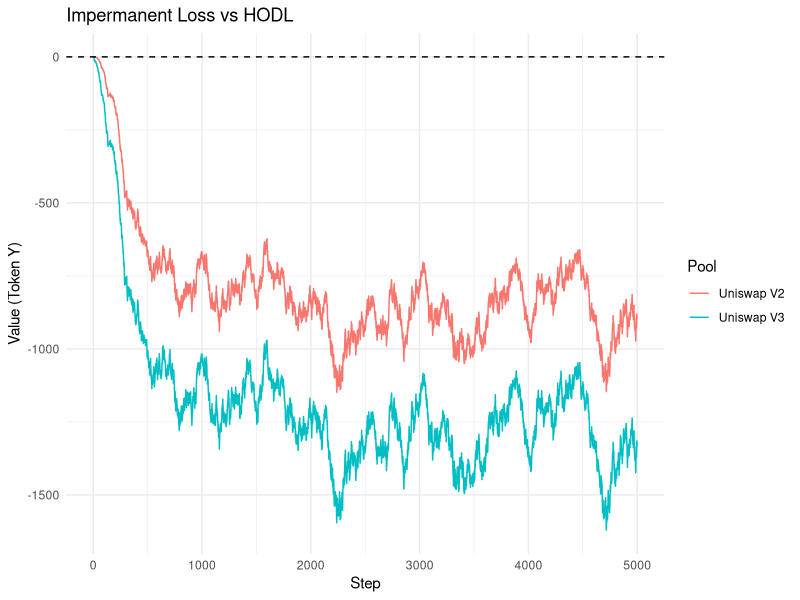
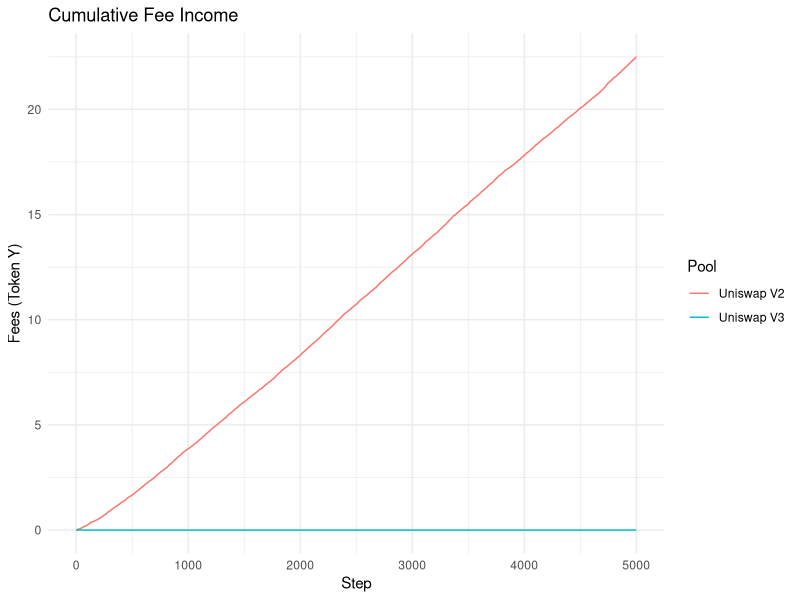
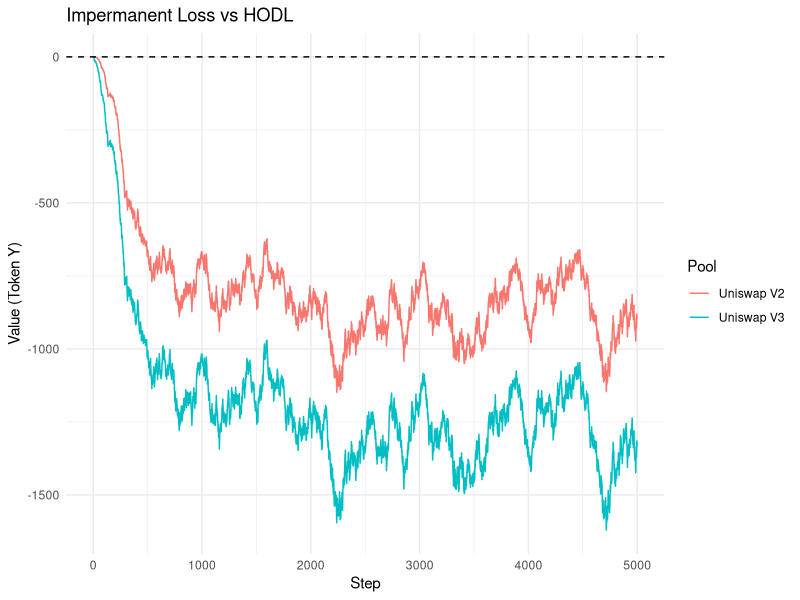
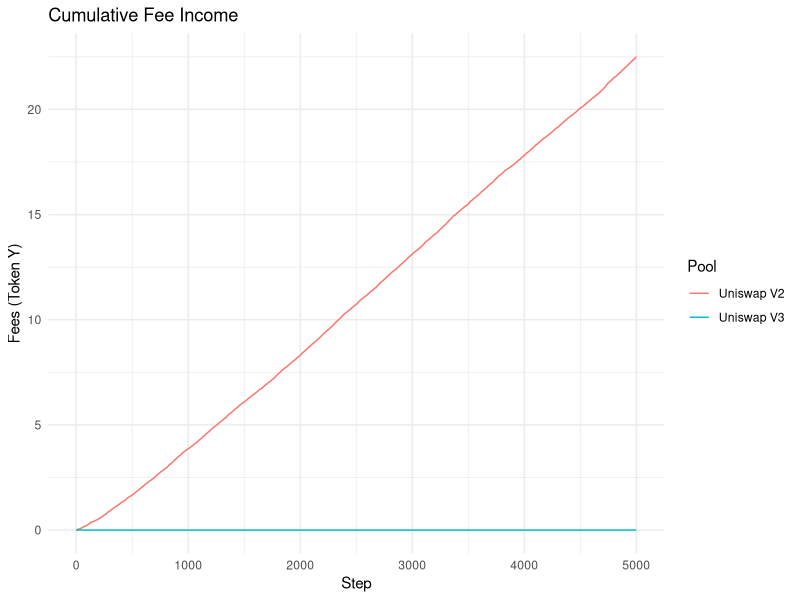

These charts were generated, in order, by the following R code:
# AMM Simulation for Uniswap V2 and V3
# Initial pool: x = 10,000 tokens, y = 500 tokens
# Swap fee: 0.3%
# Liquidity provider owns 15% of pool shares

set.seed(123)

library(ggplot2)

simulate_uniswap_v2 <- function(nSteps, init_x, init_y, fee, lp_share) {
  pool_x <- numeric(nSteps)
  pool_y <- numeric(nSteps)
  price   <- numeric(nSteps)
  trade_volume <- numeric(nSteps)
  trade_dir    <- character(nSteps)
  lp_value <- numeric(nSteps)
  hodl_value <- numeric(nSteps)
  imp_loss <- numeric(nSteps)
  lp_fee_income <- numeric(nSteps)
  profitability <- numeric(nSteps)

  pool_x[1] <- init_x
  pool_y[1] <- init_y
  price[1]  <- pool_y[1] / pool_x[1]
  initial_lp_x <- init_x * lp_share
  initial_lp_y <- init_y * lp_share
  initial_value <- initial_lp_x * price[1] + initial_lp_y

  for (t in 2:nSteps) {
    direction <- sample(c("X_to_Y", "Y_to_X"), 1)
    trade_dir[t] <- direction
    volume <- runif(1, 1, 20)
    trade_volume[t] <- volume

    if (direction == "X_to_Y") {
      dx <- volume
      dx_net <- dx * (1 - fee)
      k <- pool_x[t-1] * pool_y[t-1]
      new_x <- pool_x[t-1] + dx
      new_y <- k / (pool_x[t-1] + dx_net)
      pool_x[t] <- new_x
      pool_y[t] <- new_y
      fee_value <- fee * dx * price[t-1]
    } else {
      dy <- volume
      dy_net <- dy * (1 - fee)
      k <- pool_x[t-1] * pool_y[t-1]
      new_y <- pool_y[t-1] + dy
      new_x <- k / (pool_y[t-1] + dy_net)
      pool_x[t] <- new_x
      pool_y[t] <- new_y
      fee_value <- fee * dy
    }
    price[t] <- pool_y[t] / pool_x[t]
    lp_fee_income[t] <- lp_fee_income[t-1] + lp_share * fee_value
    lp_value[t] <- lp_share * (pool_x[t] * price[t] + pool_y[t]) + lp_fee_income[t]
    hodl_value[t] <- initial_lp_x * price[t] + initial_lp_y
    imp_loss[t] <- lp_value[t] - hodl_value[t]
    profitability[t] <- lp_value[t] - initial_value
  }
  data.frame(step = 1:nSteps, pool_x = pool_x, pool_y = pool_y,
             price = price, trade_volume = trade_volume, trade_dir = trade_dir,
             lp_value = lp_value, hodl_value = hodl_value,
             imp_loss = imp_loss, lp_fee_income = lp_fee_income,
             profitability = profitability)
}

simulate_uniswap_v3 <- function(price_series, volume_series, fee, lp_share, p_lower, p_upper) {
  nSteps <- length(price_series)
  s_a <- sqrt(p_lower)
  s_b <- sqrt(p_upper)
  s_p0 <- sqrt(price_series[1])

  init_x <- 10000 * lp_share
  init_y <- 500 * lp_share
  L_x <- init_x * s_p0 * s_b / (s_b - s_p0)
  L_y <- init_y / (s_p0 - s_a)
  L <- min(L_x, L_y)
  deposit_x <- L * (s_b - s_p0) / (s_p0 * s_b)
  deposit_y <- L * (s_p0 - s_a)
  initial_value <- deposit_x * price_series[1] + deposit_y

  x_hold <- numeric(nSteps)
  y_hold <- numeric(nSteps)
  lp_fee_income <- numeric(nSteps)
  lp_value <- numeric(nSteps)
  hodl_value <- numeric(nSteps)
  imp_loss <- numeric(nSteps)
  profitability <- numeric(nSteps)

  for (t in 1:nSteps) {
    s_p <- sqrt(price_series[t])
    if (s_p <= s_a) {
      x_hold[t] <- L * (s_b - s_a) / (s_a * s_b)
      y_hold[t] <- 0
    } else if (s_p >= s_b) {
      x_hold[t] <- 0
      y_hold[t] <- L * (s_b - s_a)
    } else {
      x_hold[t] <- L * (s_b - s_p) / (s_p * s_b)
      y_hold[t] <- L * (s_p - s_a)
    }
    if (t > 1) lp_fee_income[t] <- lp_fee_income[t-1]
    if (s_p > s_a && s_p < s_b) {
      fee_value <- fee * volume_series[t] * price_series[t] * lp_share
      lp_fee_income[t] <- lp_fee_income[t] + fee_value
    }
    lp_value[t] <- x_hold[t] * price_series[t] + y_hold[t] + lp_fee_income[t]
    hodl_value[t] <- deposit_x * price_series[t] + deposit_y
    imp_loss[t] <- lp_value[t] - hodl_value[t]
    profitability[t] <- lp_value[t] - initial_value
  }
  data.frame(step = 1:nSteps, price = price_series, volume = volume_series,
             x_hold = x_hold, y_hold = y_hold, lp_fee_income = lp_fee_income,
             lp_value = lp_value, hodl_value = hodl_value,
             imp_loss = imp_loss, profitability = profitability)
}

nSteps <- 5000
fee <- 0.003
lp_share <- 0.15

v2 <- simulate_uniswap_v2(nSteps, 10000, 500, fee, lp_share)

p_lower <- 0.9 * v2$price[1]
p_upper <- 1.1 * v2$price[1]
v3 <- simulate_uniswap_v3(v2$price, v2$trade_volume, fee, lp_share, p_lower, p_upper)

# Impermanent loss comparison
il_df <- rbind(
  data.frame(step = v2$step, IL = v2$imp_loss, Pool = "Uniswap V2"),
  data.frame(step = v3$step, IL = v3$imp_loss, Pool = "Uniswap V3")
)

ggplot(il_df, aes(x = step, y = IL, color = Pool)) +
  geom_line() +
  geom_hline(yintercept = 0, linetype = "dashed") +
  labs(title = "Impermanent Loss vs HODL", x = "Step", y = "Value (Token Y)") +
  theme_minimal()

ggsave("impermanent_loss.png", width = 8, height = 4)

# Fee income comparison
fee_df <- rbind(
  data.frame(step = v2$step, Fees = v2$lp_fee_income, Pool = "Uniswap V2"),
  data.frame(step = v3$step, Fees = v3$lp_fee_income, Pool = "Uniswap V3")
)

ggplot(fee_df, aes(x = step, y = Fees, color = Pool)) +
  geom_line() +
  labs(title = "Cumulative Fee Income", x = "Step", y = "Fees (Token Y)") +
  theme_minimal()

ggsave("fee_income.png", width = 8, height = 4)
